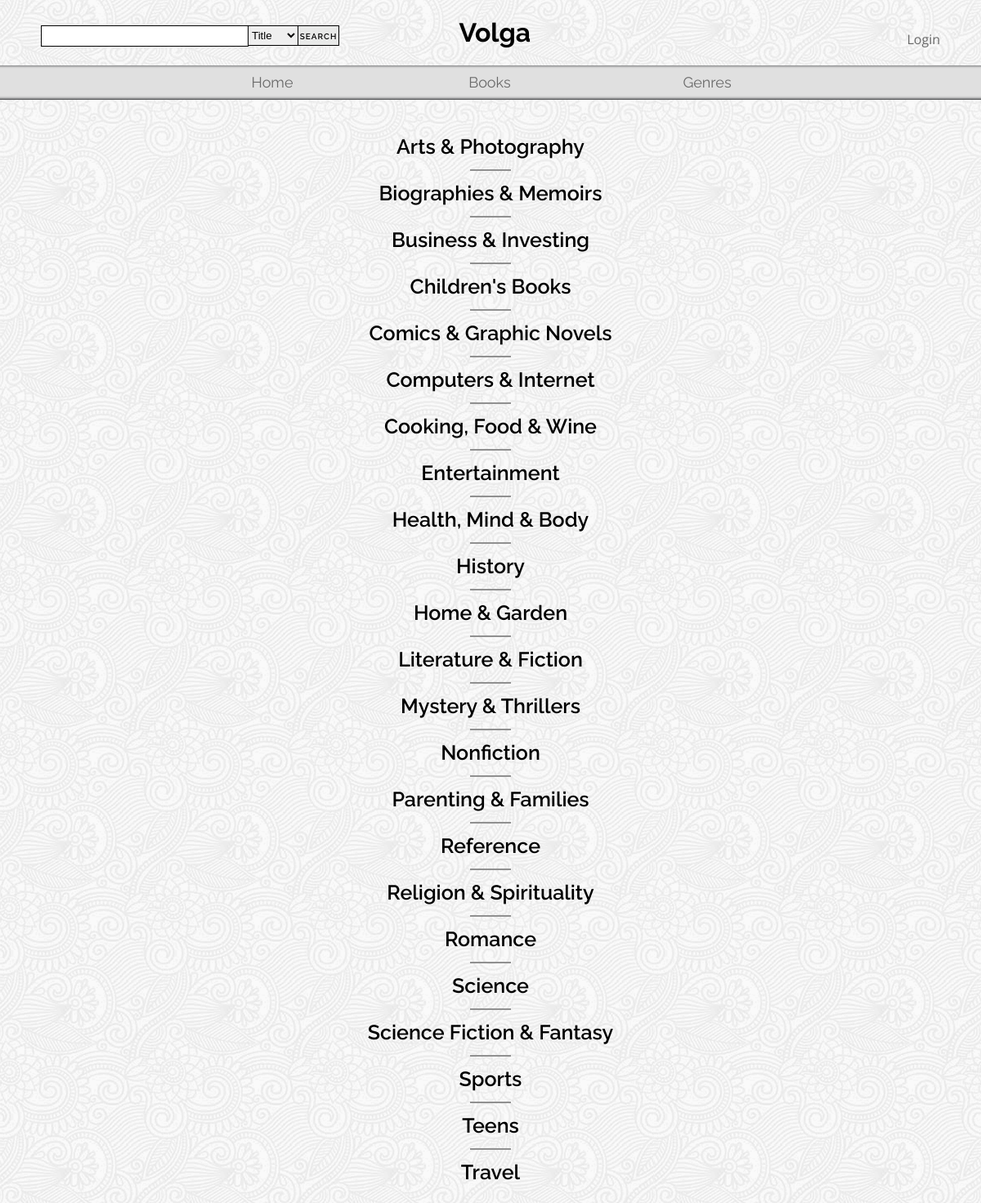
Screenshot of /get-genres.php with the database file from the repository.
### tables this page shows
CREATE TABLE `tblgenres` (
  `genreId` int(10) UNSIGNED NOT NULL,
  `genreName` varchar(50) DEFAULT NULL
);

### db-connect.php (called while the page is built, shortened)
<?php
require_once 'MySqlConn.class.php';
$dbHostname = 'localhost';
$dbUsername = 'root';
$dbPassword = 'root';
$myConn = new MySqlConn ($dbHostname, $dbUsername, $dbPassword);
?>

### MySqlConn.class.php (called while the page is built, shortened)
<?php
class MySqlConn
{
    private $_server;
    private $_username;
    private $_password;
    private $_new_link;
    private $_client_flags;
    private $_debug_flag;
    private $_link;
    private $_query_string;
    private $_result_set;
    private $_num_returned_rows;
    private $_num_affected_rows;
    private $_row;
    public function MySqlConn($s = '', $u = '', $p = '', $n = false, $c = 0)
    {
        $this->_server = $s;
        $this->_username = $u;
        $this->_password = $p;
        $this->_new_link = $n;
        $this->_client_flags = $c;
        $this->_debug_flag = false;
        $this->_num_affected_rows = -1;
        $this->_num_returned_rows = -1;
        $this->_row = null;
    }
    public function connect_to_database($p_dbflag = false)
    {
        if (!empty ($this->_server) &&
            !empty ($this->_username) &&
            !empty ($this->_password))
        {
            $this->_link = mysqli_connect($this->_server,
                $this->_username,
                $this->_password,
                $this->_new_link,
                $this->_client_flags);
            if ($this->_link == false) {
                $emsg = 'connect_to_database: mysql_connect returned false. No db connection.<br />'
                    . 'The MySQL Error is: ' . mysqli_error($this->_link);
                $this->_set_error_message($emsg);
                return false;
            } else {
                return true;
            }
        } else {
            $emsg = 'connect_to_database: The server, username and password are required to be set.<br />'
                . 'Currently, one or more of them are not set.  Fatal error; cannot continue.';
            $this->_set_error_message($emsg);
            return false;
        }
    }
    public function execute_query($p_dbflag = false)
    {
        $this->_result_set = mysqli_query($this->_link, $this->_query_string);
        if ($this->_result_set) {
            if ($this->_debug_flag || $p_dbflag) {
                $this->_num_returned_rows = mysqli_num_rows($this->_result_set);
                $this->_num_affected_rows = mysqli_affected_rows($this->_link);
                echo '<p>(dbg) execute_query: The query was successful.<br />';
                echo "(dbg) execute_query: rows returned = '$this->_num_returned_rows'.<br />";
                echo "(dbg) execute_query: rows affected = '$this->_num_affected_rows'.</p>";
            } else {
                @$this->_num_returned_rows = mysqli_num_rows($this->_result_set);
                @$this->_num_affected_rows = mysqli_affected_rows($this->_link);
            }
            return true;
        }
    }
    public function get_number_of_returned_rows($p_dbflag = false)
    {
        return ($this->_num_returned_rows);
    }
    public function get_first_result($p_how = RETURN_ASSOC_ARRAY, $p_dbflag = false)
    {
        if ($this->_num_returned_rows == -1 || $this->_num_affected_rows == -1) {
            if ($this->_debug_flag || $p_dbflag)
                echo '<p>(dbg) get_first_result: The query did not work as either _num_returned_rows or _num_affected_rows are -1. Returning false.</p>';
            return false;
        } else {
            if ($this->_debug_flag || $p_dbflag) {
                echo '<p>(dbg) get_first_result: Seeking to the first record...</p>';
                $result = mysqli_data_seek($this->_result_set, 0);
            } else {
                @$result = mysqli_data_seek($this->_result_set, 0);
            }
            $result = $this->_get_result($p_how, $p_dbflag);
            if ($result) {
                return $this->_row;
            } else {
                if ($this->_debug_flag || $p_dbflag)
                    echo '<p>(dbg) get_first_result: _get_result() returned false.  Returning false...</p>';
                return false;
            }
        }
    }
    public function get_next_result($p_how = RETURN_ASSOC_ARRAY, $p_dbflag = false)
    {
        if ($this->_num_returned_rows == -1 || $this->_num_affected_rows == -1) {
            if ($this->_debug_flag || $p_dbflag)
                echo '<p>(dbg) get_next_result: The query did not work as either _num_returned_rows or _num_affected_rows are -1. Returning false.</p>';
            return false;
        } else {
            $result = $this->_get_result($p_how, $p_dbflag);
            if ($result) {
                return $this->_row;
            } else {
                return false;
            }
        }
    }
    private function _get_result($p_how = RETURN_ASSOC_ARRAY, $p_dbflag = false)
    {
        $result = false;
        switch ($p_how) {
            case RETURN_OBJECT:
                $result = mysqli_fetch_object($this->_result_set);
                if ($result)
                    $this->_row = $result;
                else
                    $this->_row = null;
                break;
        }
        return $result;
    }
    public function set_query_string($qs)
    {
        $this->_query_string = $qs;
    }
}
?>

### get-genres.php (the view, shortened to what this page needs)
<?php
require_once 'db-connect.php';
$queryString = 'SELECT * FROM tblGenres ORDER BY genreName;';
$myConn->set_query_string($queryString);
$result = $myConn->execute_query();
$genres = $myConn->get_first_result(RETURN_OBJECT);
$num_rows = $myConn->get_number_of_returned_rows();
?>
<!doctype html>
<html>
    <head>
        <link href="style.css" rel="stylesheet" type="text/css">
    </head>
    <body>
        <div class="inner">
            <form class="left" id="searchBar" method="post" action="books.php">
                <input class="left" type="text" name="muse" id="search"/>
                <select class="left" id="searchOptions" name="category" size="1">
                    <option selected>Title</option>
                </select>
                <input class="left" type="submit" id="searchButton" value="SEARCH"/>
            </form>
            <p class="account right"><?php
                if(!$_SESSION["name"]){
                    echo '<a class="login" href="login.html">Login</a>';
                } else {
                    echo 'Hello, ' . $_SESSION["name"] . " &nbsp &nbsp <a class='login' href='cart.php'>Cart</a> &nbsp &nbsp <a class='login' href='wishlist.php'>Wishlist</a> &nbsp &nbsp <a class='login' href='logout.php?href=get-genres.php'>Logout</a>";
                }
                ?>
            </p>
            <a id="logo" href="index.php">
                <h1>Volga</h1>
            </a>
        </div>
        <header>
            <nav class="inner">
                <ul>
                    <li>
                        <a href="index.php">
                            Home
                        </a>
                    </li><li>
                        <a href="books.php">
                            Books
                        </a>
                    </li><li>
                        <a href="get-genres.php">
                            Genres
                        </a>
                    </li>
                </ul>
            </nav>
        </header>
        <div class="inner">
            <div class="genre">
                <?php echo '<a href="books.php?id=' . $genres->genreId . '"><h3>' . $genres->genreName . '</h3></a>';
                $genres = $myConn->get_next_result(RETURN_OBJECT); ?>
            </div>
            <?php
            for ($i = 1; $i < $num_rows; $i++) {
                echo '<div class="spacerSmall"></div>
                              <div class="genre">
                                  <a href="books.php?id=' . $genres->genreId . '"><h3>' . $genres->genreName . '</h3></a>
                              </div>';
                $genres = $myConn->get_next_result(RETURN_OBJECT);
            }
            ?>
        </div>
    </body>
</html>

### style.css (style rules this page uses)
body { margin: 0px; padding: 0px; background-image: url(images/full-bloom.png); background-position: top center; }
.inner { width: 1100px; margin: 0px auto; }
.right { float: right; }
.left { float: left; }
#logo { margin: 0px auto; width: 77px; display: block; }
header { background-image: url(images/navBar.png); background-position: center top; margin-bottom: 40px; }
header ul { padding: 0px; list-style: none; margin: 0px auto; width: 800px; }
header li a { display: block; width: 196px; line-height: 42px; font-size: 18px; margin: 0px 35px; color: dimgray; }
.login { color: dimgray; }
li { display: inline-block; text-align: center; }
a { color: inherit; text-decoration: none; font-family: 'Raleway', sans-serif; }
.genre a { margin: 0px 395px; display: inline-block; }
h1 { text-align: center; font-family: 'Raleway', sans-serif; }
h3 { margin: 0px; font-family: 'Raleway', sans-serif; font-size: 25px; line-height: 35px; margin-bottom: 20px; font-weight: 600; }
.genre h3 { width: 310px; text-align: center; }
p { font-family: 'Open Sans', sans-serif; }
.spacerSmall { width: 50px; margin: auto; margin-top: -10px; margin-bottom: 10px; height: 2px; background-color: #909090; }
input { font-family: 'open-sans', sans-serif; font-size: 16px; font-weight: 400; margin-bottom: 9px; }
p > * { font-family: inherit; }
input[type=submit] { border-radius: 5px; font-family: 'Raleway', sans-serif; font-size: 16px; font-weight: 600; letter-spacing: 1px; line-height: 25px; margin: 13px 0px 0px; width: 90px; }
#searchBar { margin:10px 0px; height:25px; }
#searchBar>* { margin:0px; }
#search { width:250px; padding:1px; height:21.4px; border:solid black 1px; }
#searchButton { height:25px; width:50px; padding:0px; font-size:10px; background-color:#E8E9E8; border:solid black 1px; border-radius:0px; border-left-width:0px; }
#searchOptions { height:25px; padding:0px; border:solid black 1px; border-left-width:0px; }

### rows the page displays
tblgenres: genreName "Arts & Photography"
tblgenres: genreName "Biographies & Memoirs"
tblgenres: genreName "Business & Investing"
tblgenres: genreName "Children's Books"
tblgenres: genreName "Comics & Graphic Novels"
tblgenres: genreName "Computers & Internet"
tblgenres: genreName "Cooking, Food & Wine"
tblgenres: genreName "Entertainment"
tblgenres: genreName "Health, Mind & Body"
tblgenres: genreName "History"
tblgenres: genreName "Home & Garden"
tblgenres: genreName "Literature & Fiction"
tblgenres: genreName "Mystery & Thrillers"
tblgenres: genreName "Nonfiction"
tblgenres: genreName "Parenting & Families"
tblgenres: genreName "Reference"
tblgenres: genreName "Religion & Spirituality"
tblgenres: genreName "Romance"
tblgenres: genreName "Science"
tblgenres: genreName "Science Fiction & Fantasy"
tblgenres: genreName "Sports"
tblgenres: genreName "Teens"
tblgenres: genreName "Travel"
